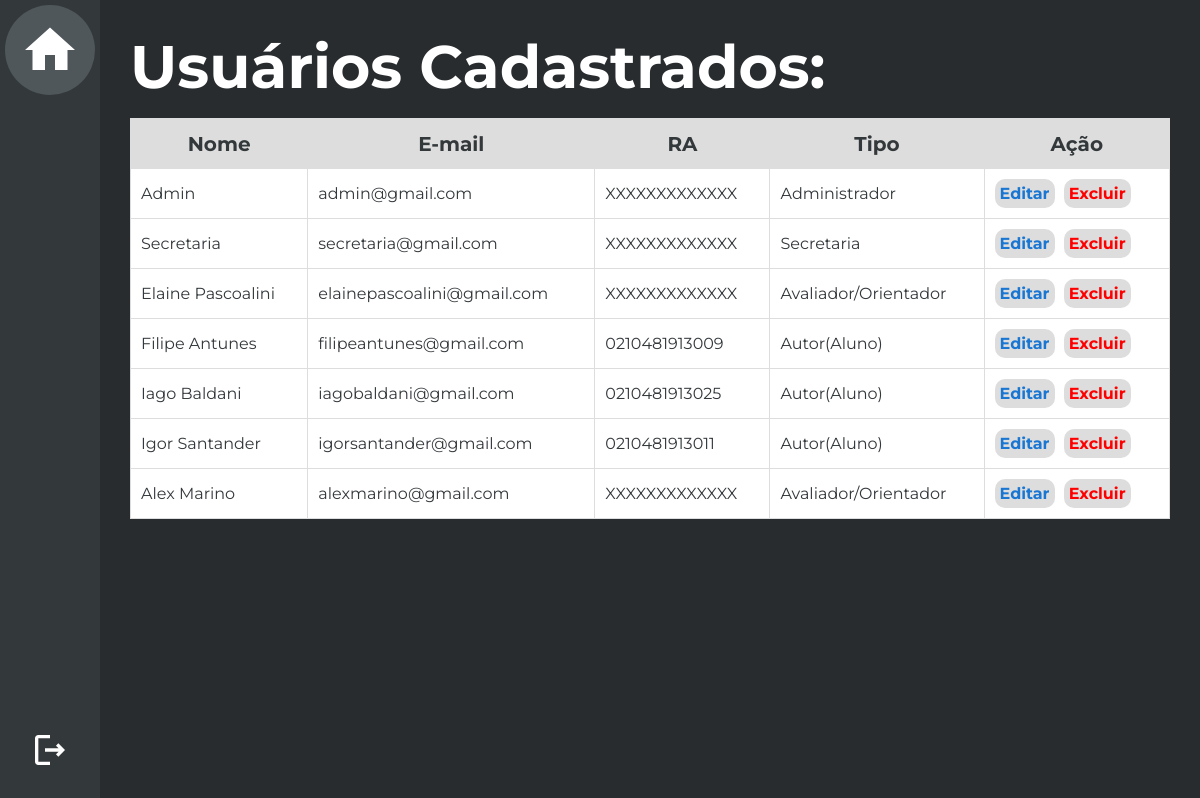
/Edição de usuário/Admin/UsuariosCadastrados.php?id=18 (signed in), run on the app's committed database.
### tables this page shows
CREATE TABLE `usuario` (
  `cod_usuario` smallint(4) NOT NULL,
  `nome` varchar(50) NOT NULL,
  `senha` varchar(32) NOT NULL,
  `cpf` varchar(50) NOT NULL DEFAULT '',
  `email` varchar(50) NOT NULL,
  `matricula` varchar(50) NOT NULL DEFAULT '',
  `tipo` int(11) NOT NULL DEFAULT 0,
  `curso` int(11) NOT NULL,
  `datacadastro` date DEFAULT NULL,
  `diretorio_imagem` varchar(70) NOT NULL
);

### Edição de usuário/Admin/UsuariosCadastrados.php (the view, shortened to what this page needs)
<?php
    include("../../conexao.php");
    $id_usuario = intval($_GET['id']);
    $sql_code = "SELECT * FROM usuario";
    $sql_query = $mysqli->query($sql_code) or die($mysqli->error);
    $linha = $sql_query->fetch_assoc();
?>
<html>
    <head>
        <link rel="stylesheet" type="text/css" href="../styleTabelaUsuarios.css"/>
    </head>
    <body>
        <aside>
            <div class="menu">
                <div class="menu-box home" id="home"><a href="javascript:history.back()">
                    <div class="home-img"> <img src="../../Imagens/home-white-18dp.svg" height="60px"/> </div>
                </a></div>
                <div class="menu-box" id="logout"><a href="../../logout.php">
                    <img src="../../Imagens/logout-white-18dp.svg" height="40px"/>
                </a></div>
            </div>
        </aside>
        <main>
            <div class="principal">
                <div class="filler"></div>
                <div class="container">
                    <h1>Usuários Cadastrados:</h1>
                    <table cellpadding=10>
                        <tr class=titulo>
                            <td>Nome</td>
                            <td>E-mail</td>
                            <td>RA</td>
                            <td>Tipo</td>
                            <td>Ação</td>
                        </tr>
                        <?php
                            do{
                        ?>
                        <tr>
                            <td><?php echo $linha['nome']; ?></td>
                            <td><?php echo $linha['email']; ?></td>
                            <td><?php echo $linha['matricula']; ?></td>
                            <td><?php
                                     if($linha['tipo']==1){
                                         echo "Administrador";
                                     }
                                     else if($linha['tipo']==2){
                                        echo "Autor(Aluno)";
                                    }
                                    else if($linha['tipo']==3){
                                        echo "Avaliador/Orientador";
                                    }
                                    else if($linha['tipo']==4){
                                        echo "Secretaria";
                                    }
                                ?></td>
                            <td>
                                <a href="edicaoUsuarioAdmin.php?usuario=<?php echo $linha['cod_usuario']; ?>&id=<?php echo $id_usuario; ?>">Editar</a>
                                <a href="../../Confirmações/confirmExcluir.php?usuario=<?php echo $linha['cod_usuario']; ?>&id=<?php echo $id_usuario;?>">Excluir</a>
                            </td>
                        </tr>
                        <?php } while($linha = $sql_query->fetch_assoc()); ?>
                    </table>
            </div>
        </main>
    </body>
</html>

### Edição de usuário/styleTabelaUsuarios.css (style rules this page uses)
* { font-family: 'Montserrat', sans-serif; box-sizing:border-box; margin: 0; padding: 0; color:white; text-decoration: none; }
main { display: flex }
.menu { position: fixed; display: flex; flex-direction: column; align-items: center; justify-content: space-between; width: 100px; height: 100%; background-color: #33383B; }
.menu-box { font-weight: bold; display: flex; justify-content: center; align-items: center; width: 100%; height: 100px; padding: 30px; cursor: pointer; transition: all linear 0.3s; }
.home-img { display: flex; align-items: center; justify-content: center; background-color: #4F575B; height: 90px; width: 90px; border-radius: 45px; cursor: pointer; }
.principal { height: 100%; flex: 1; display: flex; background-color: #282C2E; }
.filler { width: 100px; height: 100vh; }
.container { display: flex; flex-direction: column; padding:30px; height:100%; width: 1100px; }
.container h1 { font-size: 60px; margin-bottom: 15px; }
table { background-color: #FFF; width: 100%; border-collapse: collapse; border-top-left-radius: 20px; border-top-right-radius: 20px; }
table tr { height: 50px; }
table td { color: #33383B; padding: 10px; border: 1px solid #ddd; }
td a { margin-right: 5px; display: inline-block; color: #1976D2; font-weight: bold; background-color: #ddd; padding: 5px; border-radius: 10px; transition: all linear 0.3s; }
td a:nth-last-child(1) { color: #ff0000; }
.titulo td { font-weight: bold; font-size: 20px; background-color: #ddd; text-align: center; }

### data on the page
usuario: nome "Admin", email "admin@gmail.com", matricula "XXXXXXXXXXXXX", shows "Administrador"
usuario: nome "Secretaria", email "secretaria@gmail.com", matricula "XXXXXXXXXXXXX"
usuario: nome "Elaine Pascoalini", email "elainepascoalini@gmail.com", matricula "XXXXXXXXXXXXX", shows "Avaliador/Orientador"
usuario: nome "Filipe Antunes", email "filipeantunes@gmail.com", matricula "0210481913009", shows "Autor(Aluno)"
usuario: nome "Iago Baldani", email "iagobaldani@gmail.com", matricula "0210481913025", shows "Autor(Aluno)"
usuario: nome "Igor Santander", email "igorsantander@gmail.com", matricula "0210481913011", shows "Autor(Aluno)"
usuario: nome "Alex Marino", email "alexmarino@gmail.com", matricula "XXXXXXXXXXXXX", shows "Avaliador/Orientador"
